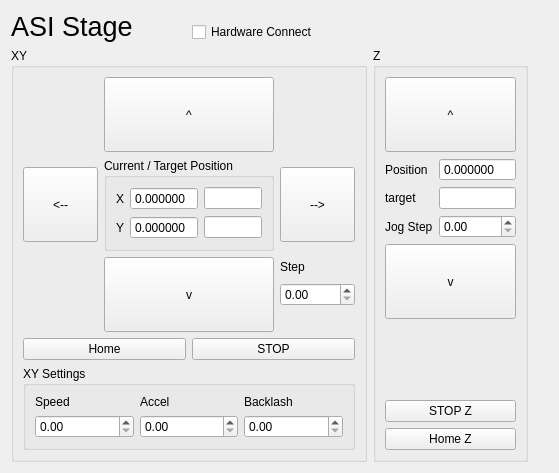
<?xml version="1.0" encoding="UTF-8"?>
<ui version="4.0">
 <class>Form</class>
 <widget class="QWidget" name="Form">
  <property name="geometry">
   <rect>
    <x>0</x>
    <y>0</y>
    <width>559</width>
    <height>444</height>
   </rect>
  </property>
  <property name="windowTitle">
   <string>Form</string>
  </property>
  <layout class="QGridLayout" name="gridLayout">
   <item row="2" column="0" colspan="2">
    <widget class="QGroupBox" name="xy_groupBox">
     <property name="title">
      <string>XY</string>
     </property>
     <layout class="QGridLayout" name="gridLayout_8">
      <item row="3" column="1" rowspan="3" colspan="2">
       <widget class="QPushButton" name="y_down_pushButton">
        <property name="minimumSize">
         <size>
          <width>75</width>
          <height>75</height>
         </size>
        </property>
        <property name="text">
         <string>v</string>
        </property>
       </widget>
      </item>
      <item row="3" column="3">
       <widget class="QLabel" name="label_2">
        <property name="text">
         <string>Step</string>
        </property>
       </widget>
      </item>
      <item row="5" column="3">
       <widget class="QLabel" name="label_3">
        <property name="text">
         <string/>
        </property>
       </widget>
      </item>
      <item row="4" column="3">
       <widget class="QDoubleSpinBox" name="xy_step_doubleSpinBox"/>
      </item>
      <item row="0" column="1" colspan="2">
       <widget class="QPushButton" name="y_up_pushButton">
        <property name="minimumSize">
         <size>
          <width>75</width>
          <height>75</height>
         </size>
        </property>
        <property name="text">
         <string>^</string>
        </property>
       </widget>
      </item>
      <item row="1" column="0" rowspan="2">
       <widget class="QPushButton" name="x_down_pushButton">
        <property name="minimumSize">
         <size>
          <width>75</width>
          <height>75</height>
         </size>
        </property>
        <property name="text">
         <string>&lt;--</string>
        </property>
       </widget>
      </item>
      <item row="1" column="3" rowspan="2">
       <widget class="QPushButton" name="x_up_pushButton">
        <property name="sizePolicy">
         <sizepolicy hsizetype="Maximum" vsizetype="Maximum">
          <horstretch>0</horstretch>
          <verstretch>0</verstretch>
         </sizepolicy>
        </property>
        <property name="minimumSize">
         <size>
          <width>75</width>
          <height>75</height>
         </size>
        </property>
        <property name="text">
         <string>--&gt;</string>
        </property>
       </widget>
      </item>
      <item row="8" column="0" colspan="4">
       <widget class="QGroupBox" name="groupBox">
        <property name="title">
         <string>XY Settings</string>
        </property>
        <layout class="QGridLayout" name="gridLayout_2">
         <item row="0" column="0">
          <widget class="QLabel" name="label_4">
           <property name="text">
            <string>Speed</string>
           </property>
          </widget>
         </item>
         <item row="0" column="1">
          <widget class="QLabel" name="label_5">
           <property name="text">
            <string>Accel</string>
           </property>
          </widget>
         </item>
         <item row="0" column="2">
          <widget class="QLabel" name="label_6">
           <property name="text">
            <string>Backlash</string>
           </property>
          </widget>
         </item>
         <item row="1" column="0">
          <widget class="QDoubleSpinBox" name="speed_xy_doubleSpinBox"/>
         </item>
         <item row="1" column="1">
          <widget class="QDoubleSpinBox" name="acc_xy_doubleSpinBox"/>
         </item>
         <item row="1" column="2">
          <widget class="QDoubleSpinBox" name="backlash_xy_doubleSpinBox"/>
         </item>
        </layout>
       </widget>
      </item>
      <item row="1" column="1" rowspan="2" colspan="2">
       <widget class="QGroupBox" name="groupBox_3">
        <property name="sizePolicy">
         <sizepolicy hsizetype="Preferred" vsizetype="Preferred">
          <horstretch>0</horstretch>
          <verstretch>0</verstretch>
         </sizepolicy>
        </property>
        <property name="title">
         <string>Current / Target Position</string>
        </property>
        <layout class="QGridLayout" name="gridLayout_10">
         <item row="0" column="0">
          <widget class="QLabel" name="label_20">
           <property name="text">
            <string>X</string>
           </property>
          </widget>
         </item>
         <item row="1" column="1">
          <widget class="QDoubleSpinBox" name="y_pos_doubleSpinBox">
           <property name="readOnly">
            <bool>true</bool>
           </property>
           <property name="buttonSymbols">
            <enum>QAbstractSpinBox::NoButtons</enum>
           </property>
           <property name="decimals">
            <number>6</number>
           </property>
          </widget>
         </item>
         <item row="1" column="0">
          <widget class="QLabel" name="label_18">
           <property name="text">
            <string>Y</string>
           </property>
          </widget>
         </item>
         <item row="0" column="1">
          <widget class="QDoubleSpinBox" name="x_pos_doubleSpinBox">
           <property name="readOnly">
            <bool>true</bool>
           </property>
           <property name="buttonSymbols">
            <enum>QAbstractSpinBox::NoButtons</enum>
           </property>
           <property name="decimals">
            <number>6</number>
           </property>
          </widget>
         </item>
         <item row="0" column="2">
          <widget class="QLineEdit" name="x_target_lineEdit">
           <property name="inputMethodHints">
            <set>Qt::ImhFormattedNumbersOnly</set>
           </property>
          </widget>
         </item>
         <item row="1" column="2">
          <widget class="QLineEdit" name="y_target_lineEdit">
           <property name="inputMethodHints">
            <set>Qt::ImhFormattedNumbersOnly</set>
           </property>
          </widget>
         </item>
        </layout>
       </widget>
      </item>
      <item row="6" column="2" colspan="2">
       <widget class="QPushButton" name="xy_stop_pushButton">
        <property name="text">
         <string>STOP</string>
        </property>
       </widget>
      </item>
      <item row="6" column="0" colspan="2">
       <widget class="QPushButton" name="home_xy_pushButton">
        <property name="text">
         <string>Home</string>
        </property>
       </widget>
      </item>
     </layout>
    </widget>
   </item>
   <item row="2" column="2">
    <widget class="QGroupBox" name="z_groupBox">
     <property name="title">
      <string>Z</string>
     </property>
     <layout class="QGridLayout" name="gridLayout_2">
      <item row="3" column="1">
       <widget class="QDoubleSpinBox" name="z_step_doubleSpinBox"/>
      </item>
      <item row="3" column="0">
       <widget class="QLabel" name="label_2">
        <property name="text">
         <string>Jog Step</string>
        </property>
       </widget>
      </item>
      <item row="4" column="0" colspan="2">
       <widget class="QPushButton" name="z_down_pushButton">
        <property name="minimumSize">
         <size>
          <width>75</width>
          <height>75</height>
         </size>
        </property>
        <property name="text">
         <string>v</string>
        </property>
       </widget>
      </item>
      <item row="2" column="1">
       <widget class="QLineEdit" name="z_target_lineEdit">
        <property name="inputMethodHints">
         <set>Qt::ImhFormattedNumbersOnly</set>
        </property>
       </widget>
      </item>
      <item row="0" column="0" colspan="2">
       <widget class="QPushButton" name="z_up_pushButton">
        <property name="minimumSize">
         <size>
          <width>75</width>
          <height>75</height>
         </size>
        </property>
        <property name="text">
         <string>^</string>
        </property>
       </widget>
      </item>
      <item row="1" column="1">
       <widget class="QDoubleSpinBox" name="z_pos_doubleSpinBox">
        <property name="readOnly">
         <bool>true</bool>
        </property>
        <property name="buttonSymbols">
         <enum>QAbstractSpinBox::NoButtons</enum>
        </property>
        <property name="decimals">
         <number>6</number>
        </property>
       </widget>
      </item>
      <item row="1" column="0">
       <widget class="QLabel" name="label_3">
        <property name="text">
         <string>Position</string>
        </property>
       </widget>
      </item>
      <item row="2" column="0">
       <widget class="QLabel" name="label_7">
        <property name="text">
         <string>target</string>
        </property>
       </widget>
      </item>
      <item row="6" column="0" colspan="2">
       <layout class="QVBoxLayout" name="verticalLayout">
        <item>
         <widget class="QPushButton" name="z_stop_pushButton">
          <property name="text">
           <string>STOP Z</string>
          </property>
         </widget>
        </item>
        <item>
         <widget class="QPushButton" name="home_z_pushButton">
          <property name="text">
           <string>Home Z</string>
          </property>
         </widget>
        </item>
       </layout>
      </item>
      <item row="5" column="0">
       <spacer name="verticalSpacer_3">
        <property name="orientation">
         <enum>Qt::Vertical</enum>
        </property>
        <property name="sizeHint" stdset="0">
         <size>
          <width>20</width>
          <height>40</height>
         </size>
        </property>
       </spacer>
      </item>
     </layout>
    </widget>
   </item>
   <item row="1" column="1">
    <widget class="QCheckBox" name="asi_stage_connect_checkBox">
     <property name="text">
      <string>Hardware Connect</string>
     </property>
    </widget>
   </item>
   <item row="3" column="0">
    <spacer name="verticalSpacer">
     <property name="orientation">
      <enum>Qt::Vertical</enum>
     </property>
     <property name="sizeHint" stdset="0">
      <size>
       <width>20</width>
       <height>54</height>
      </size>
     </property>
    </spacer>
   </item>
   <item row="0" column="0" rowspan="2">
    <widget class="QLabel" name="label">
     <property name="font">
      <font>
       <pointsize>20</pointsize>
      </font>
     </property>
     <property name="text">
      <string>ASI Stage</string>
     </property>
    </widget>
   </item>
   <item row="2" column="4">
    <spacer name="horizontalSpacer">
     <property name="orientation">
      <enum>Qt::Horizontal</enum>
     </property>
     <property name="sizeHint" stdset="0">
      <size>
       <width>40</width>
       <height>20</height>
      </size>
     </property>
    </spacer>
   </item>
   <item row="2" column="3">
    <spacer name="horizontalSpacer_2">
     <property name="orientation">
      <enum>Qt::Horizontal</enum>
     </property>
     <property name="sizeHint" stdset="0">
      <size>
       <width>40</width>
       <height>20</height>
      </size>
     </property>
    </spacer>
   </item>
   <item row="3" column="1">
    <spacer name="verticalSpacer_2">
     <property name="orientation">
      <enum>Qt::Vertical</enum>
     </property>
     <property name="sizeHint" stdset="0">
      <size>
       <width>20</width>
       <height>40</height>
      </size>
     </property>
    </spacer>
   </item>
  </layout>
 </widget>
 <resources/>
 <connections/>
</ui>
